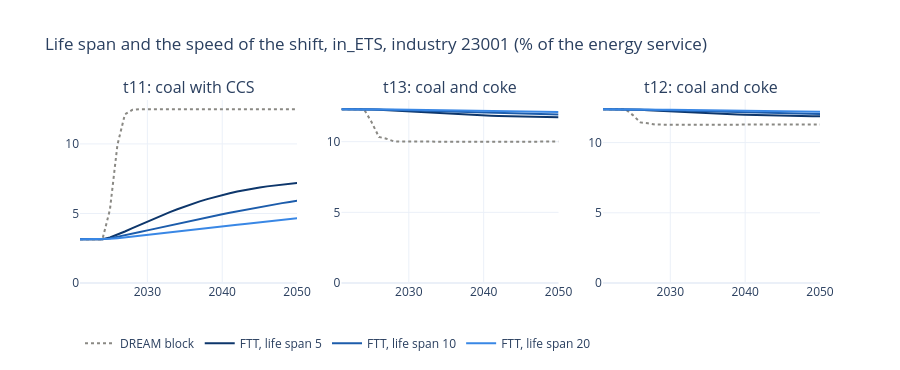

Notebook cell for this chart:
### Markdown cell above
## Turnover: the life span sets the speed

`LifeSpan` is 5 years for all technologies in the data. The chart shows the same shock with a life span of 5, 10
and 20 years. Only the turnover in the share equation is changed; the levelised capital cost `uTKexp` is exogenous
in the block and stays as it is. The block is calibrated again for each life span.

Coal with CCS in in_ETS reaches 7.2 % in 2050 with a life span of 5 years, 5.9 % with 10 years and 4.7 % with 20
years. DREAM's block is at 12.5 % from 2028 whatever the life span.

### Code cell
life_runs = {'DREAM block': dream}
for life in (5, 10, 20):
    m_, b_, s_, _, _ = fb.block_setup(life=life)
    life_runs[f'FTT, life span {life}'] = run(s_, m_)
LIFE_COL = [gv.GRAY] + gv.ORD4[:0:-1]
panels('IN_ETS__23001', life_runs, techs=['t11', 't13', 't12'], colors=LIFE_COL, dash=DASH,
       title='Life span and the speed of the shift, in_ETS, industry 23001 (% of the energy service)').show()
t11 = pd.DataFrame({n: 100 * df.loc[[2025, 2030, 2035, 2040, 2050], 'SQT__T11__IN_ETS__23001'] for n, df in life_runs.items()})
t11.round(2)

### Figure 1 — Plotly figure (JSON) as saved in the notebook; plotly's stock layout.template omitted (floating-point values rounded to 4 significant figures)
{"data": [{"hovertemplate": "DREAM block %{x}: %{y:.2f} %<extra></extra>", "legendgroup": "DREAM block", "line": {"color": "#8a8984", "dash": "dot", "width": 2}, "mode": "lines", "name": "DREAM block", "showlegend": true, "type": "scatter", "x": [2021, 2022, 2023, 2024, 2025, 2026, 2027, 2028, 2029, 2030, 2031, 2032, 2033, 2034, 2035, 2036, 2037, 2038, 2039, 2040, 2041, 2042, 2043, 2044, 2045, 2046, 2047, 2048, 2049, 2050], "xaxis": "x", "y": [3.145, 3.145, 3.145, 3.144, 5.276, 9.935, 12.13, 12.45, 12.49, 12.5, 12.5, 12.5, 12.5, 12.5, 12.5, 12.5, 12.5, 12.5, 12.5, 12.5, 12.5, 12.5, 12.5, 12.5, 12.5, 12.5, 12.5, 12.5, 12.5, 12.5], "yaxis": "y"}, {"hovertemplate": "FTT, life span 5 %{x}: %{y:.2f} %<extra></extra>", "legendgroup": "FTT, life span 5", "line": {"color": "#0d366b", "width": 2}, "mode": "lines", "name": "FTT, life span 5", "showlegend": true, "type": "scatter", "x": [2021, 2022, 2023, 2024, 2025, 2026, 2027, 2028, 2029, 2030, 2031, 2032, 2033, 2034, 2035, 2036, 2037, 2038, 2039, 2040, 2041, 2042, 2043, 2044, 2045, 2046, 2047, 2048, 2049, 2050], "xaxis": "x", "y": [3.145, 3.144, 3.144, 3.144, 3.273, 3.475, 3.704, 3.943, 4.182, 4.42, 4.652, 4.878, 5.096, 5.305, 5.503, 5.69, 5.866, 6.03, 6.183, 6.323, 6.453, 6.571, 6.679, 6.777, 6.866, 6.947, 7.019, 7.083, 7.139, 7.189], "yaxis": "y"}, {"hovertemplate": "FTT, life span 10 %{x}: %{y:.2f} %<extra></extra>", "legendgroup": "FTT, life span 10", "line": {"color": "#1c5cab", "width": 2}, "mode": "lines", "name": "FTT, life span 10", "showlegend": true, "type": "scatter", "x": [2021, 2022, 2023, 2024, 2025, 2026, 2027, 2028, 2029, 2030, 2031, 2032, 2033, 2034, 2035, 2036, 2037, 2038, 2039, 2040, 2041, 2042, 2043, 2044, 2045, 2046, 2047, 2048, 2049, 2050], "xaxis": "x", "y": [3.145, 3.144, 3.144, 3.144, 3.208, 3.309, 3.422, 3.541, 3.662, 3.783, 3.904, 4.024, 4.144, 4.263, 4.381, 4.498, 4.614, 4.728, 4.84, 4.95, 5.058, 5.164, 5.267, 5.368, 5.466, 5.562, 5.655, 5.744, 5.83, 5.912], "yaxis": "y"}, {"hovertemplate": "FTT, life span 20 %{x}: %{y:.2f} %<extra></extra>", "legendgroup": "FTT, life span 20", "line": {"color": "#3987e5", "width": 2}, "mode": "lines", "name": "FTT, life span 20", "showlegend": true, "type": "scatter", "x": [2021, 2022, 2023, 2024, 2025, 2026, 2027, 2028, 2029, 2030, 2031, 2032, 2033, 2034, 2035, 2036, 2037, 2038, 2039, 2040, 2041, 2042, 2043, 2044, 2045, 2046, 2047, 2048, 2049, 2050], "xaxis": "x", "y": [3.145, 3.144, 3.145, 3.144, 3.176, 3.226, 3.282, 3.341, 3.401, 3.461, 3.521, 3.582, 3.642, 3.703, 3.763, 3.824, 3.885, 3.945, 4.006, 4.066, 4.126, 4.186, 4.246, 4.306, 4.366, 4.425, 4.484, 4.542, 4.599, 4.655], "yaxis": "y"}, {"hovertemplate": "DREAM block %{x}: %{y:.2f} %<extra></extra>", "legendgroup": "DREAM block", "line": {"color": "#8a8984", "dash": "dot", "width": 2}, "mode": "lines", "name": "DREAM block", "showlegend": false, "type": "scatter", "x": [2021, 2022, 2023, 2024, 2025, 2026, 2027, 2028, 2029, 2030, 2031, 2032, 2033, 2034, 2035, 2036, 2037, 2038, 2039, 2040, 2041, 2042, 2043, 2044, 2045, 2046, 2047, 2048, 2049, 2050], "xaxis": "x2", "y": [12.3, 12.3, 12.3, 12.3, 11.41, 10.33, 10.21, 10.03, 10.0, 10.0, 10.0, 10.0, 10.0, 10.0, 10.0, 9.999, 9.999, 9.999, 9.999, 10.0, 10.0, 10.0, 10.0, 10.0, 10.0, 10.0, 10.0, 10.0, 10.01, 10.01], "yaxis": "y2"}, {"hovertemplate": "FTT, life span 5 %{x}: %{y:.2f} %<extra></extra>", "legendgroup": "FTT, life span 5", "line": {"color": "#0d366b", "width": 2}, "mode": "lines", "name": "FTT, life span 5", "showlegend": false, "type": "scatter", "x": [2021, 2022, 2023, 2024, 2025, 2026, 2027, 2028, 2029, 2030, 2031, 2032, 2033, 2034, 2035, 2036, 2037, 2038, 2039, 2040, 2041, 2042, 2043, 2044, 2045, 2046, 2047, 2048, 2049, 2050], "xaxis": "x2", "y": [12.3, 12.3, 12.3, 12.3, 12.28, 12.26, 12.23, 12.2, 12.16, 12.13, 12.1, 12.07, 12.03, 12.0, 11.98, 11.95, 11.92, 11.9, 11.87, 11.85, 11.83, 11.82, 11.8, 11.78, 11.77, 11.76, 11.75, 11.74, 11.73, 11.73], "yaxis": "y2"}, {"hovertemplate": "FTT, life span 10 %{x}: %{y:.2f} %<extra></extra>", "legendgroup": "FTT, life span 10", "line": {"color": "#1c5cab", "width": 2}, "mode": "lines", "name": "FTT, life span 10", "showlegend": false, "type": "scatter", "x": [2021, 2022, 2023, 2024, 2025, 2026, 2027, 2028, 2029, 2030, 2031, 2032, 2033, 2034, 2035, 2036, 2037, 2038, 2039, 2040, 2041, 2042, 2043, 2044, 2045, 2046, 2047, 2048, 2049, 2050], "xaxis": "x2", "y": [12.3, 12.3, 12.3, 12.3, 12.29, 12.28, 12.26, 12.25, 12.23, 12.22, 12.2, 12.18, 12.17, 12.15, 12.13, 12.12, 12.1, 12.09, 12.07, 12.06, 12.04, 12.03, 12.01, 12.0, 11.98, 11.97, 11.96, 11.95, 11.94, 11.93], "yaxis": "y2"}, {"hovertemplate": "FTT, life span 20 %{x}: %{y:.2f} %<extra></extra>", "legendgroup": "FTT, life span 20", "line": {"color": "#3987e5", "width": 2}, "mode": "lines", "name": "FTT, life span 20", "showlegend": false, "type": "scatter", "x": [2021, 2022, 2023, 2024, 2025, 2026, 2027, 2028, 2029, 2030, 2031, 2032, 2033, 2034, 2035, 2036, 2037, 2038, 2039, 2040, 2041, 2042, 2043, 2044, 2045, 2046, 2047, 2048, 2049, 2050], "xaxis": "x2", "y": [12.3, 12.3, 12.3, 12.3, 12.3, 12.29, 12.28, 12.27, 12.27, 12.26, 12.25, 12.24, 12.23, 12.23, 12.22, 12.21, 12.2, 12.19, 12.19, 12.18, 12.17, 12.16, 12.15, 12.15, 12.14, 12.13, 12.12, 12.12, 12.11, 12.11], "yaxis": "y2"}, {"hovertemplate": "DREAM block %{x}: %{y:.2f} %<extra></extra>", "legendgroup": "DREAM block", "line": {"color": "#8a8984", "dash": "dot", "width": 2}, "mode": "lines", "name": "DREAM block", "showlegend": false, "type": "scatter", "x": [2021, 2022, 2023, 2024, 2025, 2026, 2027, 2028, 2029, 2030, 2031, 2032, 2033, 2034, 2035, 2036, 2037, 2038, 2039, 2040, 2041, 2042, 2043, 2044, 2045, 2046, 2047, 2048, 2049, 2050], "xaxis": "x3", "y": [12.38, 12.38, 12.38, 12.38, 11.96, 11.44, 11.38, 11.29, 11.28, 11.28, 11.28, 11.28, 11.28, 11.28, 11.28, 11.28, 11.28, 11.28, 11.28, 11.28, 11.28, 11.28, 11.28, 11.28, 11.28, 11.28, 11.28, 11.28, 11.28, 11.28], "yaxis": "y3"}, {"hovertemplate": "FTT, life span 5 %{x}: %{y:.2f} %<extra></extra>", "legendgroup": "FTT, life span 5", "line": {"color": "#0d366b", "width": 2}, "mode": "lines", "name": "FTT, life span 5", "showlegend": false, "type": "scatter", "x": [2021, 2022, 2023, 2024, 2025, 2026, 2027, 2028, 2029, 2030, 2031, 2032, 2033, 2034, 2035, 2036, 2037, 2038, 2039, 2040, 2041, 2042, 2043, 2044, 2045, 2046, 2047, 2048, 2049, 2050], "xaxis": "x3", "y": [12.38, 12.38, 12.38, 12.38, 12.37, 12.34, 12.31, 12.28, 12.25, 12.22, 12.19, 12.16, 12.13, 12.11, 12.08, 12.06, 12.03, 12.01, 11.99, 11.98, 11.96, 11.95, 11.93, 11.92, 11.91, 11.9, 11.89, 11.88, 11.88, 11.88], "yaxis": "y3"}, {"hovertemplate": "FTT, life span 10 %{x}: %{y:.2f} %<extra></extra>", "legendgroup": "FTT, life span 10", "line": {"color": "#1c5cab", "width": 2}, "mode": "lines", "name": "FTT, life span 10", "showlegend": false, "type": "scatter", "x": [2021, 2022, 2023, 2024, 2025, 2026, 2027, 2028, 2029, 2030, 2031, 2032, 2033, 2034, 2035, 2036, 2037, 2038, 2039, 2040, 2041, 2042, 2043, 2044, 2045, 2046, 2047, 2048, 2049, 2050], "xaxis": "x3", "y": [12.38, 12.38, 12.38, 12.38, 12.37, 12.36, 12.35, 12.33, 12.32, 12.3, 12.28, 12.27, 12.25, 12.24, 12.22, 12.21, 12.19, 12.18, 12.17, 12.15, 12.14, 12.12, 12.11, 12.1, 12.09, 12.08, 12.06, 12.05, 12.04, 12.04], "yaxis": "y3"}, {"hovertemplate": "FTT, life span 20 %{x}: %{y:.2f} %<extra></extra>", "legendgroup": "FTT, life span 20", "line": {"color": "#3987e5", "width": 2}, "mode": "lines", "name": "FTT, life span 20", "showlegend": false, "type": "scatter", "x": [2021, 2022, 2023, 2024, 2025, 2026, 2027, 2028, 2029, 2030, 2031, 2032, 2033, 2034, 2035, 2036, 2037, 2038, 2039, 2040, 2041, 2042, 2043, 2044, 2045, 2046, 2047, 2048, 2049, 2050], "xaxis": "x3", "y": [12.38, 12.38, 12.38, 12.38, 12.38, 12.37, 12.36, 12.36, 12.35, 12.34, 12.33, 12.33, 12.32, 12.31, 12.3, 12.29, 12.29, 12.28, 12.27, 12.26, 12.26, 12.25, 12.24, 12.23, 12.23, 12.22, 12.21, 12.21, 12.2, 12.19], "yaxis": "y3"}], "layout": {"annotations": [{"font": {"size": 16}, "showarrow": false, "text": "t11: coal with CCS", "x": 0.1467, "xanchor": "center", "xref": "paper", "y": 1.0, "yanchor": "bottom", "yref": "paper"}, {"font": {"size": 16}, "showarrow": false, "text": "t13: coal and coke", "x": 0.5, "xanchor": "center", "xref": "paper", "y": 1.0, "yanchor": "bottom", "yref": "paper"}, {"font": {"size": 16}, "showarrow": false, "text": "t12: coal and coke", "x": 0.8533, "xanchor": "center", "xref": "paper", "y": 1.0, "yanchor": "bottom", "yref": "paper"}], "height": 370, "hovermode": "x unified", "legend": {"orientation": "h", "y": -0.25}, "title": {"text": "Life span and the speed of the shift, in_ETS, industry 23001 (% of the energy service)"}, "xaxis": {"anchor": "y", "domain": [0.0, 0.2933]}, "xaxis2": {"anchor": "y2", "domain": [0.3533, 0.6467]}, "xaxis3": {"anchor": "y3", "domain": [0.7067, 1.0]}, "yaxis": {"anchor": "x", "domain": [0.0, 1.0], "rangemode": "tozero"}, "yaxis2": {"anchor": "x2", "domain": [0.0, 1.0], "rangemode": "tozero"}, "yaxis3": {"anchor": "x3", "domain": [0.0, 1.0], "rangemode": "tozero"}}}
